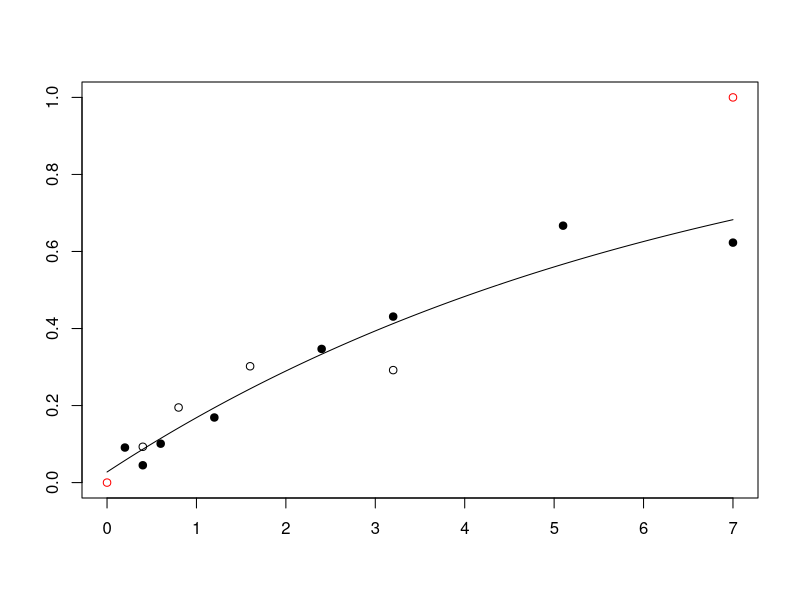
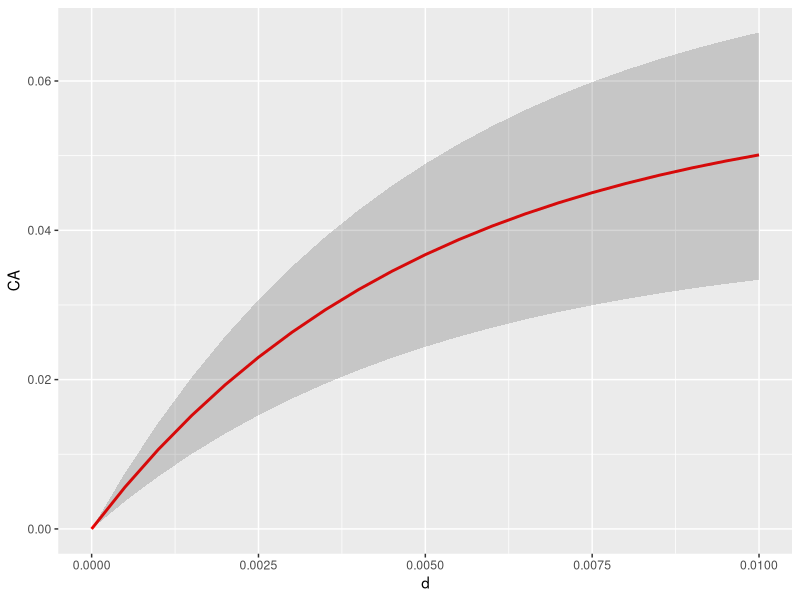
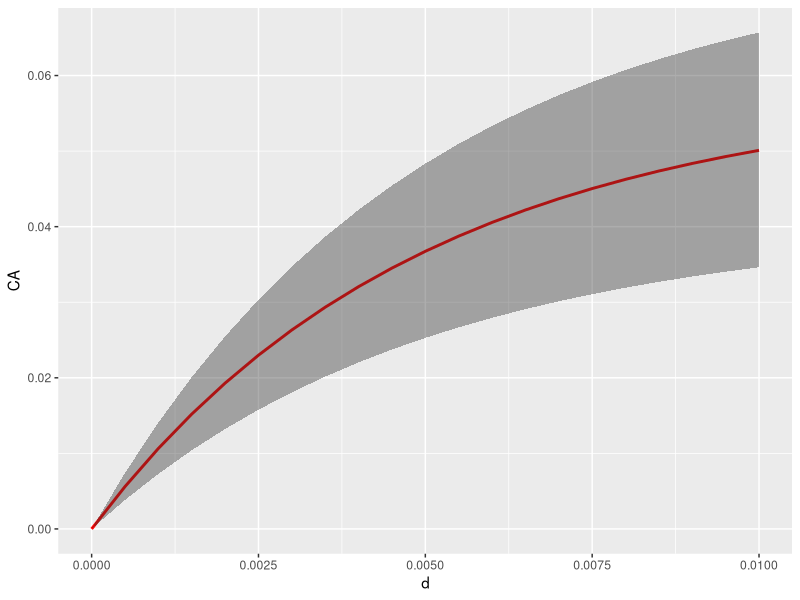
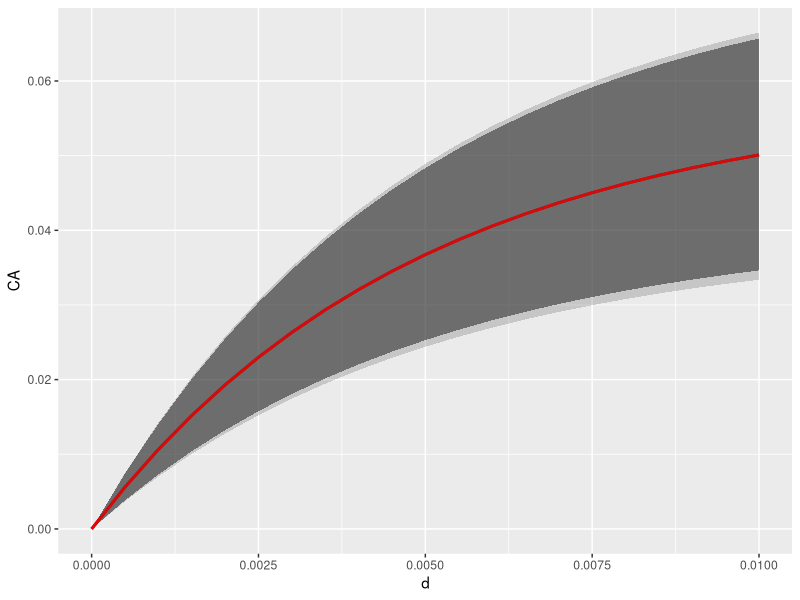

Write R code to recreate these figures, in order.
#   Filename: HGsynergyMain_merge2.R 
#   Purpose: Concerns radiogenic mouse HG tumorigenesis.

#   Copyright: (C) 2017 Mark Ebert, Edward Huang, Dae Woong Ham, Yimin Lin, and Ray Sachs

#   This program is free software: you can redistribute it and/or modify
#   it under the terms of the GNU General Public License version 3 as published 
#   by the Free Software Foundation.

#   This program is distributed in the hope that it will be useful,
#   but WITHOUT ANY WARRANTY; without even the implied warranty of
#   MERCHANTABILITY or FITNESS FOR A PARTICULAR PURPOSE.  See the
#   GNU General Public License for more details.

#   You should have received a copy of the GNU General Public License
#   along with this program.  If not, see <http://www.gnu.org/licenses/>.

#   Attribution Information: This R script was developed at UC Berkeley.
#   < authors and contributions to be added later > 

#   Relevant references and abbreviations:
#   ".93Alp" = Alpen et al. "Tumorigenic potential of high-Z, high-LET charged-particle radiations." Rad Res 136:382-391 (1993)
#   ".94Alp" = Alpen et al. "Fluence-based relative biological effectiveness for charged particle carcinogenesis in mouse Harderian gland." Adv Space Res 14(10): 573-581. (1994).  
#   "16Chang" = Chang et al. "Harderian Gland Tumorigenesis: Low-Dose and LET Response." Radiat Res 185(5): 449-460. (2016).  
#   "16Srn" = Siranart et al."Mixed Beam Murine Harderian Gland Tumorigenesis: Predicted Dose-Effect Relationships if neither Synergism nor Antagonism Occurs." Radiat Res 186(6): 577-591 (2016).  
#   "17Cuc" = Cucinotta & Cacao. "Non-Targeted Effects Models Predict Significantly Higher Mars Mission Cancer Risk than Targeted Effects Models." Sci Rep 7(1): 1832. (2017). PMC5431989

library(deSolve) #  solving differential equations
library(ggplot2) #  plotting
library(mvtnorm) #  Monte Carlo simulation
library(minpack.lm) #  non-linear regression 
rm(list=ls())
#=========================== DATA START ===========================#
dfr <- data.frame( #  data used in 16Chang; includes data analyzed in .93Alp and .94Alp  
  dose.1 = c(0.2,0.4,0.6,1.2,2.4,3.2,5.1,7,0.05,0.1,0.15,0.2,0.4,0.8,1.6,0.05,0.1,0.2,0.4,0,0.1,0.2,0.4,0.8,1.6,0.4,0.8,1.6,3.2,0.05,0.1,0.2,0.4,0.8,0.1,0.2,0.4,0.8,0.1,0.2,0.4,0.04,0.08,0.16,0.32,0.033,0.066,0.13,0.26,0.52,.2, .4, .6),
  HG = c(0.091,0.045,0.101,0.169,0.347,0.431,0.667,0.623,0.156,0.215,0.232,0.307,0.325,0.554,0.649,0.123,0.145,0.207,0.31,0.026,0.083,0.25,0.39,0.438,0.424,0.093,0.195,0.302,0.292,0.109,0.054,0.066,0.128,0.286,0.183,0.167,0.396,0.536,0.192,0.234,0.317,0.092,0.131,0.124,0.297,0.082,0.088,0.146,0.236,0.371,.154,.132,.333), #  HG prevalence as defined in 16Chang
  NWeight = c(520,2048,1145,584,313,232,293,221,1162,877,455,409,374,223,320,742,661,347,131,6081,1091,251,244,191,131,645,255,199,111,649,378,973,833,201,468,381,197,109,496,257,185,1902,1063,884,350,1767,1408,874,299,261,322,206,67), #  nominal weight for weighted least squaresregression; see .93Alp. The Lanthanum entries were obtained by measuring the main graph in 17Cuc 
  index=c(rep(1,8),rep(0,17), rep(1,4),  rep(0,24)), #  index=0 for Z>3 ions, 1 otherwise. Not needed in some models
  L = c(rep(1.6,8), rep(193, 7), rep(250, 4), rep(195, 6), rep(0.4, 4), rep(25, 5), rep(464, 4), rep(193, 3),rep(70, 4), rep(100, 5), rep(953, 3)), #  L = LET = LET_infinity = stopping power (keV/micron)
  Z = c(rep(2, 8), rep(26, 17), rep(1, 4), rep(10, 5), rep(43, 4), rep(26, 3), rep(14, 4), rep(22, 5), rep(57, 3)), #  atomic number, charge in units of proton charge on fully ionized atomic nucleus, e.g. 2 for 2He4
  Zeff = c(rep("TBD", 53)), #  effective ion charge according to the formula of W.H Barkas. Zeff <= Z. Calculated below. For this data, only very slightly less than Z.
  beta = c(rep("TBD", 53)), #  ion speed, relative to speed of light, calculated below
  MeVperu = c(rep(228, 8), rep(600, 7), rep(300, 4), rep(600, 6), rep(250, 4), rep(670, 5), rep(600, 4), rep(600, 3), rep(260, 4), rep(1000, 5), rep(593, 3)), #  Kinetic energy in MeV, divided by atomic mass, e.g. divided by 4u=4x931.5 MeV/c^2 for 2He4
  Katz = c(rep("TBD", 53)), #  for fully ionized nuclei, Katz's Z^2/beta^2, Calculated below. It is part of the Bethe Barkas Bloch equation for stopping power. Our calculations don't use Katz, but various similar calculations do.
  ion = c(rep("He4", 8), rep("Fe56", 17), rep("p", 4), rep("Ne20", 5), rep("Nb93", 4), rep("Fe56", 3), rep("Si28", 4), rep("Ti48", 5), rep("La139", 3)),
  comments = c(".93AlpLooksOK", rep("", 7), ".93AlplooksOK", rep("", 11), ".93Alp.no.iso", "not in 17Cuc (or 16Chang?)", rep("", 3), "16Chang all OK?", rep('', 24), ".94Alp","From graphs",'e.g. in 17Cuc')
) 

# Data for HG induced by photons from Cs-137 or Co-60 beta decay; from 16Chang (and calibration of LQ model)
ddd <- data.frame(dose.1 = c(0, 0.4, 0.8, 1.6, 3.2, 7, 0, .4, .8, .12, 1.6),
                  HG = c(.026, .048, .093, .137, .322, .462, .0497, .054, .067, .128, .202),
                  NWeight = c(6081.2, 4989.5, 1896.8, 981.1, 522.2, 205.2, 7474.1, 2877.6, 1423.7, 689.9, 514.9),
                  Nucleus = c(rep("Cobalt-60", 6), rep("Cesium-137", 5)),
                  Comments = c(rep("TBD", 11))
)
GeVu <- 0.001 * dfr[, "MeVperu"] #  convert to GeV/u for convenience in a calculation
dfr[, "Katz"] <- round(dfr[, "Z"] ^2 * (2.57 * GeVu ^2 + 4.781 * GeVu + 2.233) / (2.57 * GeVu ^2 + 4.781 * GeVu), 2) #  special relativistic calculation of Z^2/beta^2. The numerics include conversion from GeV to joules and from u to kg.
dfr[, "beta"] <- round(dfr[, "Z"] * sqrt(1 / dfr[, "Katz"]), 3) #  i.e. Z*sqrt(beta^2/Z^2) 
dfr[, "Zeff"] <- round(dfr[, "Z"] * (1 - exp( -125 * dfr[, "Z"] ^ (-2.0 / 3))), 2) #  Barkas formula for Zeff; for us Zeff is almost Z

dfra <- dfr[c(1:19, 26:53), ] #  removes the zero dose case and the no isograft data
#=========================== DATA END ===========================#

#####  photon model #####
LQ <- lm(HG ~ dose.1 + I(dose.1 ^ 2), data = ddd) # linear model fit on ddd dataset
summary(LQ, correlation = T) 

#===================== HZE/NTE MODEL, abbreviated  "hin" for "high non-targeted" =====================# 
# Uses 3 adjustable parameters. There is also an HZE/TE model, abbreviated "hit" for "high targeted" and a "LOW"
# model for Z <= 3. Both hin and hit are for Z>3 in principle and here have data for Z >= 8.  

dfrHZE <- subset(dfra, Z > 3) # look only at HZE not at much lower Z and LET ions. # In next line phi controls how fast NTE build up from zero; not really needed during calibration since phi*Dose>>1 at every observed Dose !=0. phi needed for later synergy calculations.

phi <- 2000#  even larger phi should give the same final results, but might cause extra problems with R. 
hinm <- nls(HG ~ .0275 + (1 - exp ( -0.01 * (aa1 * L * dose.1 * exp( -aa2 * L) + (1 - exp( - phi * dose.1)) * kk1))), #  calibrating parameters in a model that modifies the hazard function NTE models in 17Cuc. "hinm" is for hin model
            data = dfrHZE, 
            weights = NWeight,
            start = list(aa1 = .9, aa2 = .01, kk1 = 6)) 
summary(hinm, correlation = T); vcov(hinm) #  parameter values & accuracy; variance-covariance matrix RKSB
hin.c <- coef(hinm) #  calibrated central values of the 3 parameters. Next is the IDER, = 0 at dose 0
hanC <- function(dose.1,L) { #  calibrated hazard function "hanC" is for hazard non-targeted calibrated
  0.01 * (hin.c[1] * L * dose.1 * exp(-hin.c[2] * L) + (1 - exp(- phi * dose.1)) * hin.c[3])
} 
Calculate.hinC <- function(dose.1, L) {
  1 - exp(-hanC(dose.1, L)) #  Calibrated HZE NTE IDER
}
######### TE model #########
hitm <- nls(HG ~ .0275 + (1 - exp ( -0.01 * (aate1 * L * dose.1 * exp( -aate2 * L) ))), #  calibrating parameters in a TE only model.
            data = dfrHZE,  
            weights = NWeight,
            start = list(aate1 = .9, aate2 = .01)) 
summary(hitm, correlation = T); vcov(hitm) #  parameter values & accuracy; variance-covariance matrix RKSB
hit.c <- coef(hitm) #  calibrated central values of the 2 parameters. Next is the IDER, = 0 at dose 0
hatC <- function(dose.1,L) { #  calibrated hazard function
  0.01 * (hit.c[1] * L * dose.1 * exp(-hit.c[2] * L))
} 
Calculate.hitC <- function(dose.1, L) {
  1 - exp(-hatC(dose.1, L)) #  Calibrated HZE TE IDER
}
IC<-cbind(AIC(hitm,hinm),BIC(hitm,hinm))
print(IC)
dose <- c(seq(0, .00001, by = 0.000001), #  look carefully near zero, but go out to 0.5 Gy
          seq(.00002, .0001, by=.00001),
          seq(.0002, .001, by=.0001),
          seq(.002, .01, by=.001),
          seq(.02, .5, by=.01))
# dose <- dose[1:30] #  this can be used to zoom in on the very low dose behavior in the graphs

####### calculate baseline MIXDER I(d) for mixtures of HZE components modeled by NTE IDER and then those by TE IDER #######
IntegratehinMIXDER <- function(r, L, d = dose, aa1 = hin.c[1], aa2 = hin.c[2], kk1 = hin.c[3]) {
  dE <- function(yini, State, Pars) {
    aa1 <- aa1; aa2 <- aa2; kk1 <- kk1
    with(as.list(c(State, Pars)), {
      aa = vector(length = length(L))
      u = vector(length = length(L))
      for (i in 1:length(L)) {
        aa[i] = aa1*L[i]*exp(-aa2*L[i])
        u[i] = uniroot(function(d) 1-exp(-0.01*(aa[i]*d+(1-exp(-phi*d))*kk1)) - I, lower = 0, upper = 20, tol = 10^-10)$root
      }
      dI = vector(length = length(L))
      for (i in 1:length(L)) {
        dI[i] = r[i]*0.01*(aa[i]+exp(-phi*u[i])*kk1*phi)*exp(-0.01*(aa[i]*u[i]+(1-exp(-phi*u[i]))*kk1))
        
      }
      dI = sum(dI)
      return(list(c(dI)))
    })
  }
  pars = NULL; yini = c(I= 0); d = d
  out = ode(yini, times = d, dE, pars, method = "radau")
  return(out)
} 
#Now hit instead of hin
Integrate_hiteMIXDER <- function(r, L, d = dose, aate1 = hit.c[1], aate2 = hit.c[2]) {
  dE <- function(yini, State, Pars) {
    aate1 <- aate1; aate2 <- aate2; kk1 <- kk1
    with(as.list(c(State, Pars)), {
      aate = vector(length = length(L))
      u = vector(length = length(L))
      for (i in 1:length(L)) {
        aate[i] = aate1*L[i]*exp(-aate2*L[i])
        u[i] = uniroot(function(d) 1-exp(-0.01*(aate[i]*d)) - I, lower = 0, upper = 20, tol = 10^-10)$root
      }
      dI = vector(length = length(L))
      for (i in 1:length(L)) {
        dI[i] = r[i]*0.01*aate[i]*exp(-0.01*(aate[i]*u[i]))
        
      }
      dI = sum(dI)
      return(list(c(dI)))
    })
  }
  pars = NULL; yini = c(I= 0); d = d
  out = ode(yini, times = d, dE, pars, method = "radau")
  return(out)
} 
########### Light ion, low Z (<= 3), low LET model ######### 
dfrL <- subset(dfra, Z <= 3) #  for Light ions
LOW.m <- nls(HG ~ .0275 + 1-exp(-bet * dose.1),
             data = dfrL,
             weights = NWeight,
             start = list(bet = .5))
summary(LOW.m)
LOW.c <- coef(LOW.m)  # calibrated central values of the parameter
CalculateLOW.C <- function(dose.1, L) { # Calibrated Low LET model. Use L=0, but maybe later will use L >0 but small 
  return(1 - exp(-LOW.c[1] * dose.1))
}  

dE_2 <- function(dose,L) { # Slope dE/dd of the low LET, low Z model; looking at the next plot() it seems fine
  LOW.c*exp(-LOW.c*dose)  
}

# plot () chunks such as the following are visual check to see if our calibration is consistent with 16Chang, .93Alp, .94Alp
# and 17Cuc; (ggplot commands are Yinmin's and concern CI)
# Put various values in our calibrated model to check with numbers and graphs in these references
plot(c(0, 7), c(0, 1), col = 'red', ann = 'F') 
ddose <- 0.01 * 0:700; lines(ddose, CalculateLOW.C(ddose, 0) + .0275)  #  calibrated lowLET IDER
points(dfrL[1:8, "dose.1"], dfrL[1:8,"HG"],pch=19) #  RKS: Helium data points
points(dfrL[9:12, "dose.1"], dfrL[9:12, "HG"] )  #  proton data points 

####### remove following lines I think RKS ####### 
#dE_1 <- function(d, aa1, aa2, kk1, phi, L) { # For hin
#    ((kk1 * phi * exp(-phi * d )  + aa1 * L * exp( -aa2 * L)) * 
#   exp(-0.01 * (kk1 * (1 - exp( -phi * d)) + aa1 * L * exp(-aa2 * L) * d))) / 100
#  }
########## END remove these lines RKS #########

################## I(d) calculator for high Z, high E, NTE model hinm plus optionally LOW. START ##################
calculateComplexId <- function(r, L, d, aa1 = hin.c[1], aa2 = hin.c[2], kk1 = hin.c[3], phi = 2000, beta = LOW.c, lowLET = FALSE) {
  # Calculates incremental effect additivity function I(d) for mixture of N >= 1 HZE NTE IDERs and optionally one low-LET IDER 
  # new argument: lowLET (FALSE by default, TRUE when one IDER is low-LET)
  dE <- function(yini, State, Pars) { #  Constructing an ode from the IDERS
    aa1 <- aa1; aa2 <- aa2; kk1 <- kk1; beta <- beta; phi <- phi; L <- L
    with(as.list(c(State, Pars)), {
      aa <- vector(length = length(L))  
      u <- vector(length = length(L))  
      for (i in 1:length(L)) {
        aa[i] <- aa1 * L[i] * exp(-aa2 * L[i])
        u[i] <- uniroot(function(d) 1-exp(-0.01*(aa1*L[i]*d*exp(-aa2*L[i])+(1-exp(-phi*d))*kk1)) - I, lower = 0, upper = 200, extendInt = "yes", tol = 10^-10)$root #egh this is used in the single HZE and lowLET example
      }
      dI <- vector(length = length(L))
      for (i in 1:length(L)) {
        dI[i] <- r[i] * 0.01*(aa[i]+exp(-phi*u[i])*kk1*phi)*exp(-0.01*(aa[i]*u[i]+(1-exp(-phi*u[i]))*kk1))
      }
      if (lowLET == TRUE) { # If low-LET IDER is present then include it at the end of the dI vector
        u[length(L) + 1] <- uniroot(function(d) 1-exp(-beta*d) - I, lower = 0, upper = 200, extendInt = "yes", tol = 10^-10)$root
        dI[length(L) + 1] <- r[length(r)] * dE_2(d = u[length(L) + 1], L = 0)
      }
      dI <- sum(dI)
      return(list(c(dI)))
    })
  }
  return(ode(c(I = 0), times = d, dE, parms = NULL, method = "radau")) #  Finds solution I(d) of the differential equation
  # RKS to Yimin and Edward: I'm not convinced we need to or should add that the method is radau
}
################## I(d) calculator for high Z, high E, NTE model hinm plus optionally LOW. END ##################

###### RKS to Yimin and Edward: Next is the same for hitm; then some plots #####
calculateComplexId.te <- function(r, L, d, aate1 = hit.c[1], aate2 = hit.c[2], beta = LOW.c, lowLET = FALSE) {
  dE <- function(yini, State, Pars) { #  Constructing an ode from the IDERS
    aate1 <- aate1; aate2 <- aate2; beta <- beta; L <- L
    with(as.list(c(State, Pars)), {
      aate <- vector(length = length(L))
      u <- vector(length = length(L))
      for (i in 1:length(L)) {
        aate[i] <- aate1 * L[i] * exp(-aate2 * L[i])
        u[i] <- uniroot(function(d) 1-exp(-0.01*(aate1*L[i]*d*exp(-aate2*L[i]))) - I, lower = 0, upper = 200, extendInt = "yes", tol = 10^-10)$root
      }
      dI <- vector(length = length(L))
      for (i in 1:length(L)) {
        dI[i] <- r[i] * 0.01*aate[i]*exp(-0.01*aate[i]*u[i])
      }
      if (lowLET == TRUE) { # If low-LET IDER is present then include it at the end of the dI vector
        u[length(L) + 1] <- uniroot(function(d) 1-exp(-beta*d) - I, lower = 0, upper = 200, extendInt = "yes", tol = 10^-10)$root
        dI[length(L) + 1] <- r[length(r)] * dE_2(d = u[length(L) + 1], L = 0)
      }
      dI <- sum(dI)
      return(list(c(dI)))
    })
  }
  return(ode(c(I = 0), times = d, dE, parms = NULL, method = "radau")) #  Finds solution I(d) of the differential equation
}
# RKS to Yimin and Edward: I'm not convinced we need to or should add that the method is radau


# Example Plot 1 : one HZE one low-LET for hin
# d <- .01 * 0:300.; r1 <- .2; r <- c(r1, 1 - r1) #Proportions. Next plot IDERs and MIXDER
# plot(x = d, y = Calculate.hinC(dose.1 = d, L = 173), type = "l", xlab="dose",ylab="HG",bty='l',col='green',lwd=2)
# lines(x = d, y = CalculateLOW.C( d,0), col='green', lwd=2)
#lines(x = d, y = calculateComplexId(r = r, L = 193, d = d, lowLET = TRUE)[, 2], col = "red", lwd=2) # I(d)
# 
# # Example Plot 1hit : one HZE one low-LET for hit
# d <- .01 * 0:300.; r1 <- .2; r <- c(r1, 1 - r1) #Proportions. Next plot IDERs and MIXDER
# plot(x = d, y = Calculate.hitC(dose.1 = d, L = 173), type = "l", xlab="dose",ylab="HG",bty='l',col='green',lwd=2)
# lines(x = d, y = CalculateLOW.C( d,0), col='green', lwd=2)
# lines(x = d, y = calculateComplexId.te(r = r, L = 193, d = d, lowLET = TRUE)[, 2], col = "red", lwd=2) # I(d)
# 
# # Example Plot 2: four HZE
# r <- rep(0.25,4); L <- c(25, 70, 190, 250)
# plot(calculateComplexId(r, L, d = dose), type='l', col='red', bty='l', ann='F') #  I(d) plot
# SEA <- function(dose.1) Calculate.hinC(dose.1/4, 25) + Calculate.hinC(dose.1/4, 70) + Calculate.hinC(dose.1/4, 190) + Calculate.hinC(dose.1/3, 250)
# lines(dose, SEA(dose), lty=2)
# lines(dose, Calculate.hinC(dose,190), col='green') # component 4
# lines(dose, Calculate.hinC(dose, 250), col='green') # component 3
# lines(dose, Calculate.hinC(dose, 70), col='green') # component 2
# lines(dose, Calculate.hinC(dose, 25), col='green') # component 1
# 
# # Example Plot 3: two HZE one low-LET
# d <- seq(0, .01, .0005); r <- c(1/20, 1/20, 9/10); L <- c(70, 173)
# plot(x = d, y = Calculate.hinC(dose.1 = d, L = 173), type = "l", xlab="dose",ylab="HG",bty='l',col='green',lwd=2)
# lines(x = d, y = Calculate.hinC(d, 70), col='green', lwd=2) # component 3
# lines(x = d, y = CalculateLOW.C(d, 0), col='green', lwd=2)
# lines(x = d, y = calculateComplexId(r, L, d = d, lowLET = TRUE)[, 2], col = 'red', lwd = 2)

################## I(d) calculator END ##################

#==============================================#
#==========Confidence Interval Part============#
#==============================================#

# Parameter initialization
d <- seq(0, .01, .0005); r <- c(1/20, 1/20, 9/10); L <- c(70, 173)
sampleNum = 1000
mod = 1              # 1 if HIN, 0 if HIT

# Set the pseudorandom seed
set.seed(100)

# helper function to generate samples
Generate_samples = function(N = sampleNum, model = mod, HINmodel = hinm, HITmodel = hitm, LOWmodel = LOW.m) {
  # Function to generate Monte Carlo samples for calculating CI
  # @params:   N              - numbers of sample
  #            model          - select HIN or HIT model
  #                             0 - HIT model
  #                             1 - HIN model
  #            HINmodel       - the input HIN model
  #            HITmodel       - the input HIN model
  #            LOWmodel       - the input LOW model
  monteCarloSamplesLow = rmvnorm(n = N, mean = coef(LOWmodel), sigma = vcov(LOWmodel))
  curveList = list(0)
  if (model) {
    monteCarloSamplesHin = rmvnorm(n = N, mean = coef(HINmodel), sigma = vcov(HINmodel))
  } else {
    monteCarloSamplesHit = rmvnorm(n = N, mean = coef(HITmodel), sigma = vcov(HITmodel))
  }
  for (i in 1:N) {
    if (model) {
      curveList[[i]] = calculateComplexId(r = r, L = L, d = d, aa1 = monteCarloSamplesHin[, 1][i], aa2 = monteCarloSamplesHin[, 2][i], kk1 = monteCarloSamplesHin[, 3][i], beta = monteCarloSamplesLow[, 1][i], lowLET = TRUE)
    } else {
      curveList[[i]] = calculateComplexId.te(r = r, L = L, d = d, aate1 = monteCarloSamplesHit[, 1][i], aate2 = monteCarloSamplesHit[, 2][i], beta = monteCarloSamplesLow[, 1][i], lowLET = TRUE)
    }
    print(paste("Currently at Monte Carlo step:", toString(i), "Total of", toString(N), "steps"))
  }
  return (curveList)
}

# Generate N randomly generated samples of parameters of HZE model.
curveList = Generate_samples()

Generate_CI = function(N = sampleNum, intervalLength = 0.95, d, doseIndex, r, L, HINmodel = hinm, HITmodel = hitm, LOWmodel = LOW.m, method = 0, sampleCurves = curveList, model = mod) {
  # Function to generate CI for the input dose.
  # @params:   N              - numbers of sample
  #            intervalLength - size of confidence interval
  #            d              - input dose
  #            r              - proportion of ion
  #            L              - LTE
  #            HINmodel       - the input HIN model
  #            HITmodel       - the input HIN model
  #            LOWmodel       - the input LOW model
  #            method         - select Naive or Monte Carlo Approach
  #                             0 - Naive
  #                             1 - Monte Carlo
  if (method) {
    # For each sample curve, evalute them at input dose, and sort.
    valueArr = vector(length = 0)
    for (i in 1:N) {
      valueArr = c(valueArr, sampleCurves[[i]][, 2][doseIndex])
    }
    valueArr = sort(valueArr)

    # Returning resulting CI
    return (c(valueArr[(1-intervalLength)/2*N], valueArr[(intervalLength + (1-intervalLength)/2)*N]))
  } else {
    #========= Naive =========#
    stdErrArrLow = summary(LOWmodel)$coefficients[, "Std. Error"]
    meanArrLow = summary(LOWmodel)$coefficients[, "Estimate"]
    if (model) {
      stdErrArrHin = summary(HINmodel)$coefficients[, "Std. Error"]
      meanArrHin = summary(HINmodel)$coefficients[, "Estimate"]
      upper = calculateComplexId(r = r, L = L, d = c(0, d), aa1 = meanArrHin["aa1"] + 2*stdErrArrHin["aa1"], aa2 = meanArrHin["aa2"] + 2*stdErrArrHin["aa2"], kk1 = meanArrHin["kk1"] + 2*stdErrArrHin["kk1"], beta = meanArrLow + 2*stdErrArrLow, lowLET = TRUE)[, 2][2]
      lower = calculateComplexId(r = r, L = L, d = c(0, d), aa1 = meanArrHin["aa1"] - 2*stdErrArrHin["aa1"], aa2 = meanArrHin["aa2"] - 2*stdErrArrHin["aa2"], kk1 = meanArrHin["kk1"] - 2*stdErrArrHin["kk1"], beta = meanArrLow - 2*stdErrArrLow, lowLET = TRUE)[, 2][2]
    } else {
      stdErrArrHit = summary(HITmodel)$coefficients[, "Std. Error"]
      meanArrHit = summary(HITmodel)$coefficients[, "Estimate"]
      upper = calculateComplexId.te(r = r, L = L, d = c(0, d), aate1 = meanArrHit["aate1"] + 2*stdErrArrHit["aate1"], aate2 = meanArrHit["aate2"] + 2*stdErrArrHit["aate2"], beta = meanArrLow + 2*stdErrArrLow, lowLET = TRUE)[, 2][2]
      lower = calculateComplexId.te(r = r, L = L, d = c(0, d), aate1 = meanArrHit["aate1"] - 2*stdErrArrHit["aate1"], aate2 = meanArrHit["aate2"] - 2*stdErrArrHit["aate2"], beta = meanArrLow - 2*stdErrArrLow, lowLET = TRUE)[, 2][2]
    }
    return (c(lower, upper))
  }
}

# Parameter initialization
if (mod) {
  mixderCurve = calculateComplexId(r, L, d = d, lowLET = TRUE)
} else {
  mixderCurve = calculateComplexId.te(r, L, d = d, lowLET = TRUE)
}
fourIonMIXDER = data.frame(d = mixderCurve[, 1], CA = mixderCurve[, 2])
numDosePoints = length(fourIonMIXDER$d)
naiveCI = matrix(nrow = 2, ncol = numDosePoints)
monteCarloCI = matrix(nrow = 2, ncol = numDosePoints)

# Calculate CI for each dose point
for (i in 1 : numDosePoints) {
  naiveCI[, i] = Generate_CI(d = fourIonMIXDER$d[i], r = r,  L = L)
  monteCarloCI[, i] = Generate_CI(doseIndex = i, r = r,  L = L, method = 1)
  print(paste("Iterating on dose points. Currently at step:", toString(i), "Total of", toString(numDosePoints), "steps."))
}

# Plot
mixderGraphWithNaiveCI = ggplot(data = fourIonMIXDER, aes(x = d, y = CA)) + geom_line(aes(y = CA), col = "red", size = 1) + geom_ribbon(aes(ymin = naiveCI[1, ], ymax = naiveCI[2, ]), alpha = .2)
mixderGraphWithMonteCarloCI = ggplot(data = fourIonMIXDER, aes(x = d, y = CA)) + geom_line(aes(y = CA), col = "red", size = 1) + geom_ribbon(aes(ymin = monteCarloCI[1, ], ymax = monteCarloCI[2, ]), alpha = .4)
print(mixderGraphWithNaiveCI)
print(mixderGraphWithMonteCarloCI)

mixderGraphWithNaiveAndMonteCarloCI = ggplot(data = fourIonMIXDER, aes(x = d, y = CA)) + geom_line(aes(y = CA), col = "red", size = 1) + geom_ribbon(aes(ymin = monteCarloCI[1, ], ymax = monteCarloCI[2, ]), alpha = .6) + geom_line(aes(y = CA), col = "red", size = 1) + geom_ribbon(aes(ymin = naiveCI[1, ], ymax = naiveCI[2, ]), alpha = .2)
print(mixderGraphWithNaiveAndMonteCarloCI)
